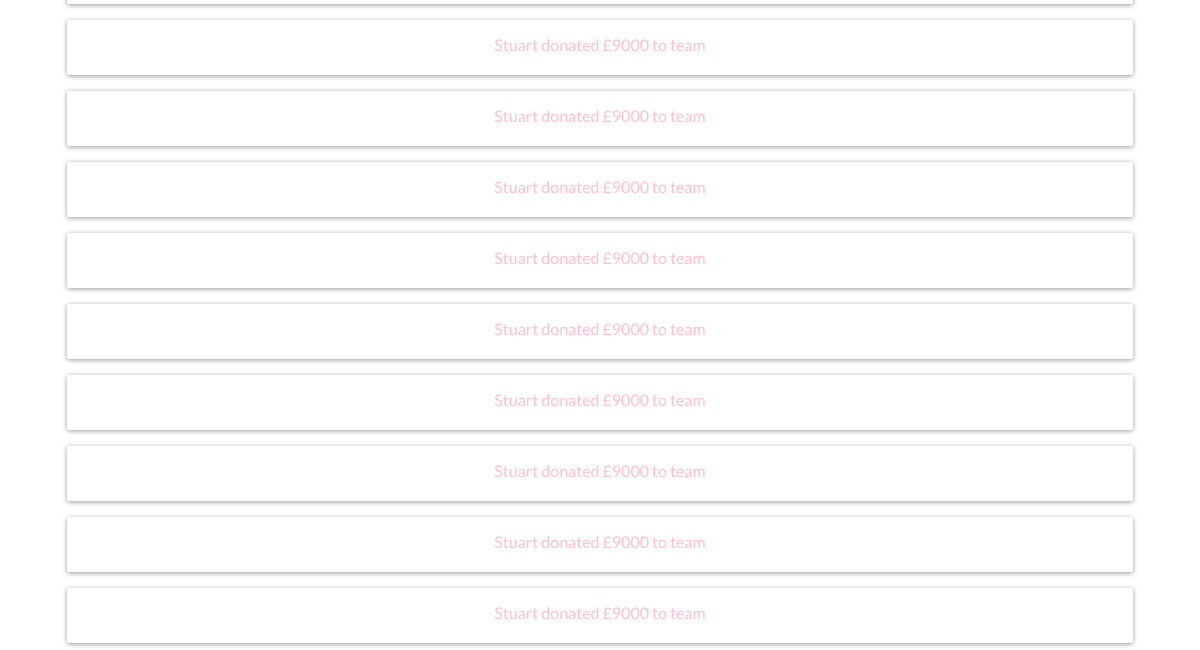
/payments/support/ (lower part), run on an earlier commit of the app's database.
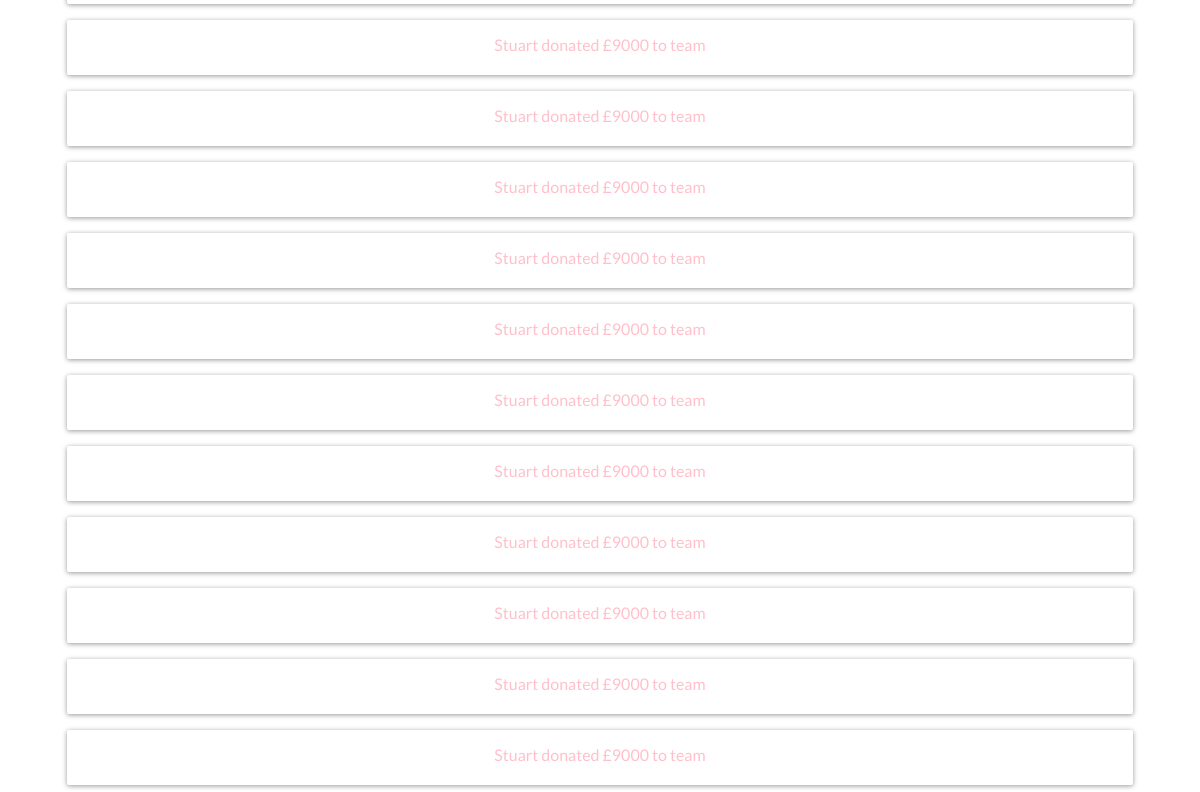
And on a later commit of the database.
### posts/models.py (models this page shows, shortened)
class Posts(models.Model):
    name = models.CharField(max_length=100, default="user")
    value = models.CharField(max_length=100)
    team = models.ForeignKey(Club, on_delete=models.CASCADE)
    class Meta :
        app_label = "posts"

### payments/views.py (the view)
# urls.py: path('support/',StripeView.as_view(), name="stripe"),
class StripeView(ListView):
    template_name ="payments/prestripe.html"
    model = Posts
    context_object_name = 'posts'
    def get_context_data(self, **kwargs): #**kwargs is basically a dictionary of any key and value pairs
        context = super().get_context_data(**kwargs) #super() gets the context from the parent class ie StipeViews
        context['key'] = 'pk_test_sMuUdXvGiOEvFLSOAlPFFLaY008Afnd6pY' #if context contains 'key' in dictionary somwhere set the value to that publishable key
        return context #returns the value for 'key' IN THE TEMPLATE in {{key}}
    @method_decorator(csrf_exempt)
    def dispatch(self, request, *args, **kwargs):
        return super(StripeView, self).dispatch(request, *args, **kwargs)

### payments/templates/payments/prestripe.html (shortened to what this page needs)
<!DOCTYPE html>
{% load static %}
<html>
<head>
     <link rel="stylesheet" type="text/css" href="{% static 'Newkit/style.css' %}" />
</head>
<body onload="getTextContent(window.localStorage.getItem('team_name'));">
    <div>
      <div id="posts">
        {% for post in posts %}
        <p id="the-post" >{{ post.name }} donated &pound;{{ post.value }} to {{ post.team.team }} team</p>
        {% endfor %}
    </div>
</body>
</html>

### static/Newkit/style.css (style rules this page uses)
::placeholder { content:"joo"; }
#the-post { width:90%; height: 40px; font-family:"Lato"; margin-left:5%; position:relative; text-align:center; padding-top: 15px; -ms-border-radius: 2px; -o-border-radius: 2px; -moz-border-radius: 2px; -webkit-border-radius: 2px; box-shadow: 0px 1px 5px 0px rgba(0,0,0,0.41); color:pink; }

What changed in the data, as far as the page shows it:
added Posts: name "Stuart", value "9000"
added Posts: name "Stuart", value "9000"
